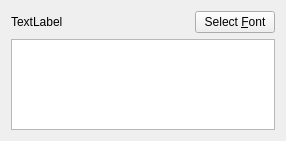
<?xml version="1.0" encoding="UTF-8"?>
<ui version="4.0">
 <class>FontPreviewWidget</class>
 <widget class="QWidget" name="FontPreviewWidget">
  <property name="geometry">
   <rect>
    <x>0</x>
    <y>0</y>
    <width>286</width>
    <height>141</height>
   </rect>
  </property>
  <property name="windowTitle">
   <string>Form</string>
  </property>
  <layout class="QVBoxLayout" name="verticalLayout" stretch="0,9">
   <item>
    <layout class="QHBoxLayout" name="horizontalLayout" stretch="4,0">
     <item>
      <widget class="QLabel" name="lblFontSelected">
       <property name="text">
        <string>TextLabel</string>
       </property>
      </widget>
     </item>
     <item>
      <widget class="QPushButton" name="btnSelectFont">
       <property name="text">
        <string>Select &amp;Font</string>
       </property>
      </widget>
     </item>
    </layout>
   </item>
   <item>
    <widget class="QTextEdit" name="txtPrevirew">
     <property name="readOnly">
      <bool>true</bool>
     </property>
    </widget>
   </item>
  </layout>
 </widget>
 <resources/>
 <connections/>
</ui>
